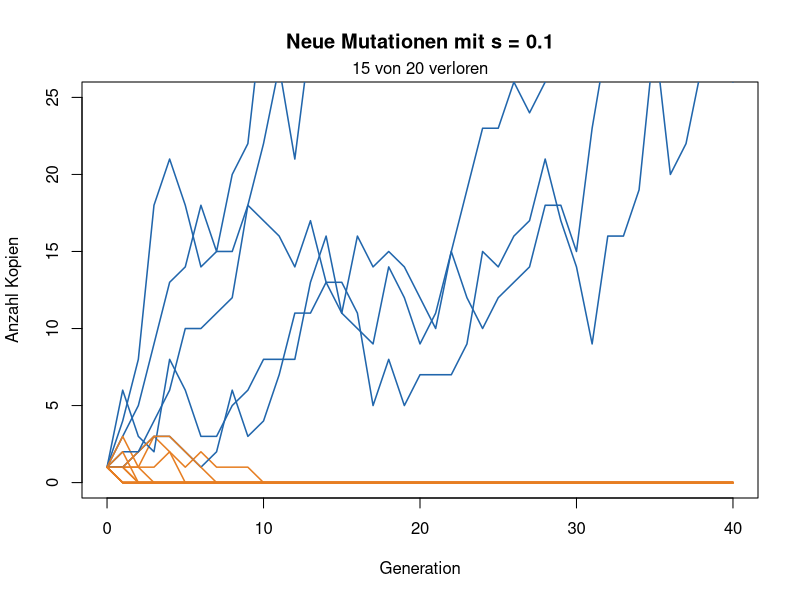
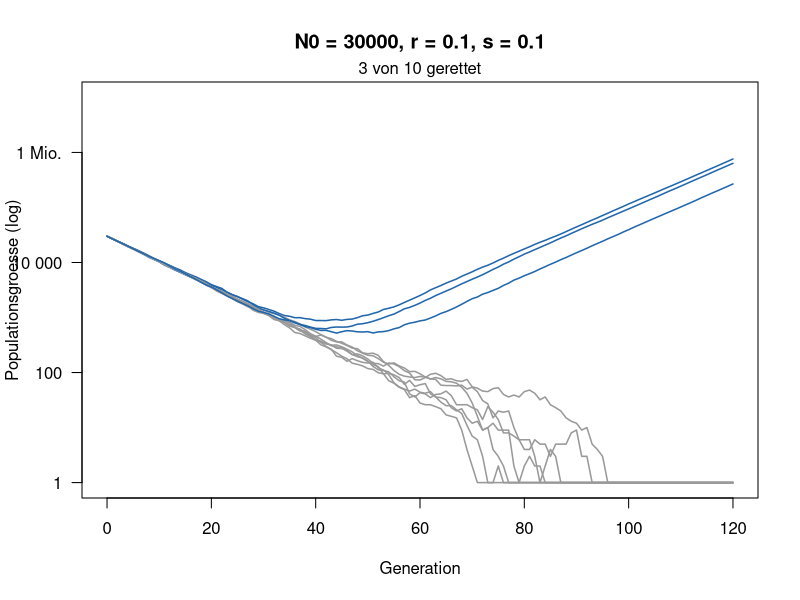
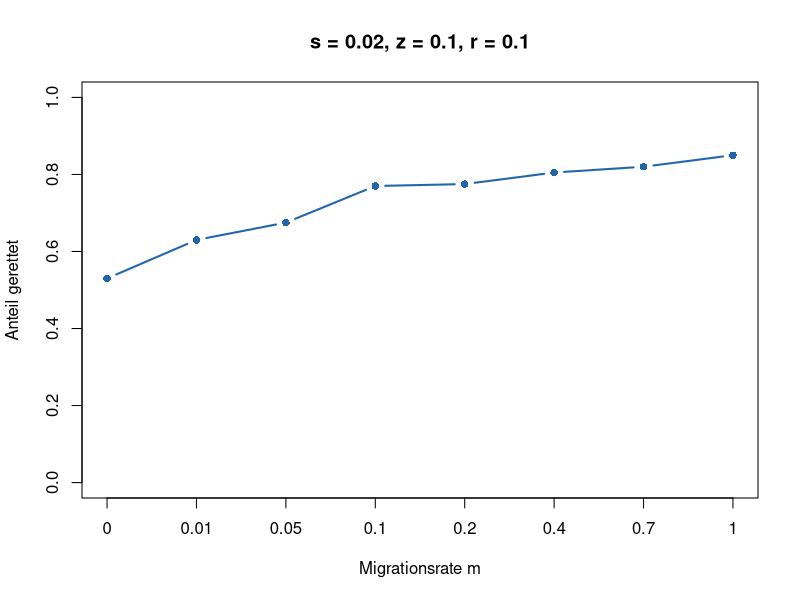
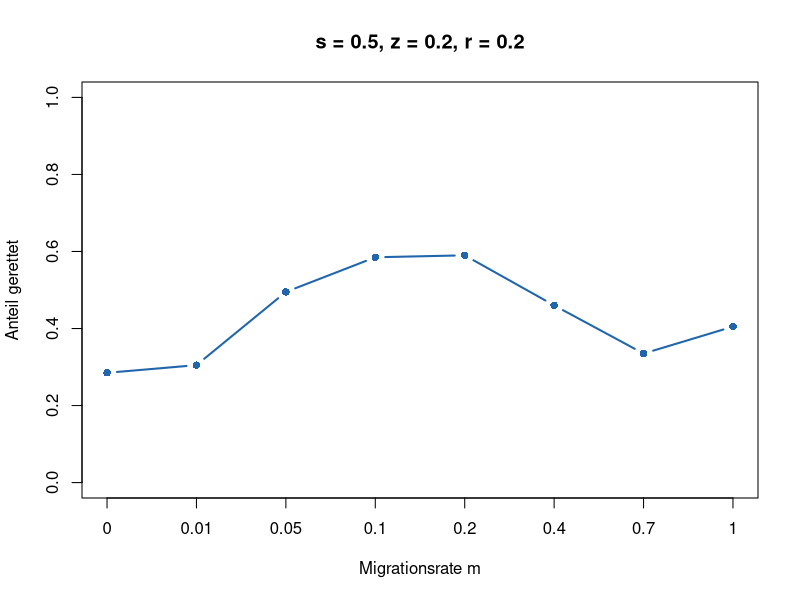

Write R code to recreate these figures, in order.
## ---- chunk 1
#| code-fold: true
#| code-summary: "Hilfsfunktionen (nicht verändern)"
# Eine Mutation über die Zeit: jede Kopie hat im Mittel 1 + s Nachkommen
linie <- function(s, generationen = 40) {
  n <- numeric(generationen + 1)
  n[1] <- 1
  for (t in seq_len(generationen)) n[t + 1] <- rpois(1, n[t] * (1 + s))
  n
}

zeige_linien <- function(s, anzahl = 20) {
  plot(NA, xlim = c(0, 40), ylim = c(0, 25), xlab = "Generation",
       ylab = "Anzahl Kopien", main = paste("Neue Mutationen mit s =", s))
  verloren <- 0
  for (i in seq_len(anzahl)) {
    n <- linie(s)
    weg <- n[41] == 0
    verloren <- verloren + weg
    lines(0:40, n, col = if (weg) "#e67e22" else "#2166ac", lwd = 1.5)
  }
  mtext(paste(verloren, "von", anzahl, "verloren"), side = 3, line = 0.2)
}

# 1 = etabliert (100 Kopien erreicht), 0 = verloren
schicksal <- function(s, grenze = 100) {
  n <- 1
  while (n > 0 && n < grenze) n <- rpois(1, n * (1 + s))
  as.numeric(n >= grenze)
}

schaetze_etablierung <- function(s, wiederholungen = 2000) {
  mean(replicate(wiederholungen, schicksal(s)))
}

# Eine schrumpfende Population: Wildtyp (1 - r), Mutanten (1 + s)
rettung_lauf <- function(N0, r, s, U = 1e-5, generationen = 120) {
  wt <- N0; mut <- 0
  N <- numeric(generationen + 1); N[1] <- N0
  for (t in seq_len(generationen)) {
    neu <- rbinom(1, wt, U)
    wt <- rpois(1, wt * (1 - r))
    mut <- min(rpois(1, mut * (1 + s)) + neu, 1e7)
    N[t + 1] <- wt + mut
  }
  N
}

zeige_rettung <- function(N0, r, s, anzahl = 10) {
  plot(NA, xlim = c(0, 120), ylim = c(1, 1e7), log = "y", xlab = "Generation",
       ylab = "Populationsgroesse (log)", yaxt = "n",
       main = paste0("N0 = ", N0, ", r = ", r, ", s = ", s))
  axis(2, at = 10^c(0, 2, 4, 6), labels = c("1", "100", "10 000", "1 Mio."), las = 1)
  gerettet <- 0
  for (i in seq_len(anzahl)) {
    N <- rettung_lauf(N0, r, s)
    ok <- N[121] > 0
    gerettet <- gerettet + ok
    lines(0:120, pmax(N, 1), col = if (ok) "#2166ac" else "grey60", lwd = 1.5)
  }
  mtext(paste(gerettet, "von", anzahl, "gerettet"), side = 3, line = 0.2)
}

# 1 = gerettet (1000 Mutanten), 0 = ausgestorben
rettung <- function(N0, r, s, U = 1e-5, grenze = 1000) {
  wt <- N0; mut <- 0
  repeat {
    neu <- rbinom(1, wt, U)
    wt <- rpois(1, wt * (1 - r))
    mut <- rpois(1, mut * (1 + s)) + neu
    if (mut >= grenze) return(1)
    if (wt + mut == 0) return(0)
  }
}

schaetze_rettung <- function(N0, r, s, wiederholungen = 300) {
  mean(replicate(wiederholungen, rettung(N0, r, s)))
}

# Näherung (Orr & Unckless 2014)
formel <- function(N0, r, s, U = 1e-5) round(1 - exp(-2 * N0 * U * s / r), 2)
## ---- chunk 2
#| fig-height: 4.4
#| fig-width: 7.5
zeige_linien(s = 0.1)   # hier s ändern
## ---- chunk 3
schaetze_etablierung(s = 0.1)   # hier s ändern
2 * 0.1                         # Faustregel
## ---- chunk 4
#| fig-height: 4.6
#| fig-width: 7.5
zeige_rettung(N0 = 30000, r = 0.1, s = 0.1)   # hier N0 oder r ändern
## ---- chunk 5
schaetze_rettung(N0 = 30000, r = 0.1, s = 0.1)   # hier ändern
formel(N0 = 30000, r = 0.1, s = 0.1)             # gleich ändern
## ---- chunk 6
p_vorher <- 0.185   # Anteil stosszahnloser Weibchen vor dem Krieg
w <- 1              # wie viel eher überleben stosszahnlose Weibchen? bitte ändern

p_nachher <- w * p_vorher / (w * p_vorher + (1 - p_vorher))
p_nachher           # beobachtet nach dem Krieg: 0.509
## ---- chunk 7
zwei_orte <- function(m, s, z, r, K = 5000, theta = 100, U = 2e-5, grenze = 500) {
  wt  <- c(K, K)   # Wildtyp in Ort 1 und Ort 2
  mut <- c(0, 0)   # Mutanten in Ort 1 und Ort 2
  for (t in 1:1000) {
    schlecht <- c(TRUE, t > theta)
    wt  <- rpois(2, wt * ifelse(schlecht, 1 - r, 1))
    if (!schlecht[2]) wt[2] <- K                  # Zuflucht bleibt voll
    neu <- rbinom(2, wt, U)                       # neue Mutanten
    mut <- rpois(2, mut * ifelse(schlecht, 1 + z, 1 - s)) + neu
    weg_wt  <- rbinom(2, wt,  m / 2)              # Migration
    weg_mut <- rbinom(2, mut, m / 2)
    wt  <- wt  - weg_wt  + rev(weg_wt)
    mut <- mut - weg_mut + rev(weg_mut)
    if (sum(mut) >= grenze) return(1)             # gerettet
    if (sum(wt) + sum(mut) == 0) return(0)        # ausgestorben
  }
  0
}
## ---- chunk 8
#| code-fold: true
#| code-summary: "Abbildung (nicht verändern)"
zeige_migration <- function(s, z, r, wiederholungen = 200) {
  m_werte <- c(0, 0.01, 0.05, 0.1, 0.2, 0.4, 0.7, 1)
  p <- sapply(m_werte, function(m) mean(replicate(wiederholungen, zwei_orte(m, s, z, r))))
  plot(seq_along(m_werte), p, type = "b", pch = 16, lwd = 2, col = "#2166ac",
       ylim = c(0, 1), xaxt = "n", xlab = "Migrationsrate m", ylab = "Anteil gerettet",
       main = paste0("s = ", s, ", z = ", z, ", r = ", r))
  axis(1, at = seq_along(m_werte), labels = m_werte)
  invisible(data.frame(m = m_werte, gerettet = p))
}
## ---- chunk 9
#| fig-height: 4
#| fig-width: 7.5
set.seed(1)
zeige_migration(s = 0.02, z = 0.1, r = 0.1)   # billige Mutante
## ---- chunk 10
#| fig-height: 4
#| fig-width: 7.5
set.seed(1)
zeige_migration(s = 0.5, z = 0.2, r = 0.2)    # teure Mutante: bitte s ändern
